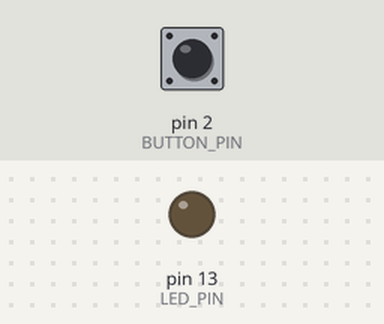
Simulated run of this sketch. Board: Arduino Uno, built with avr-gcc and run on an emulated ATmega328P. Parts: output pins drawn as LEDs (lit = HIGH). Dashed ring = blinking. Inputs (shaded band) come from the test bench; at power-on: pin 2 (BUTTON_PIN) HIGH.

Above: at 1.2 s.
1.3 s: pin 2 (BUTTON_PIN) pulled LOW for 1 s
At 3.2 s:
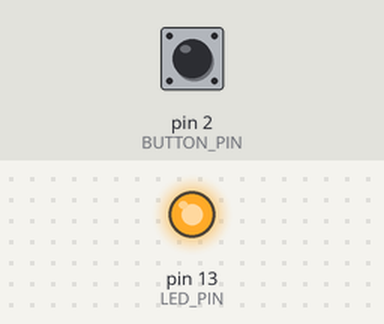
3.8 s: pin 2 (BUTTON_PIN) pulled LOW for 0.15 s
At 4.5 s:
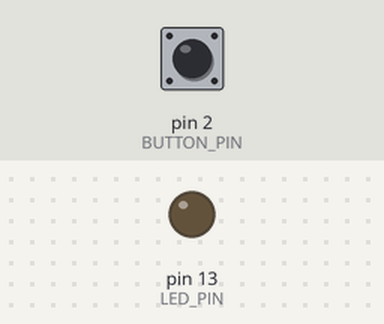
5.4 s: pin 2 (BUTTON_PIN) pulled LOW for 3.2 s
At 5.5 s:
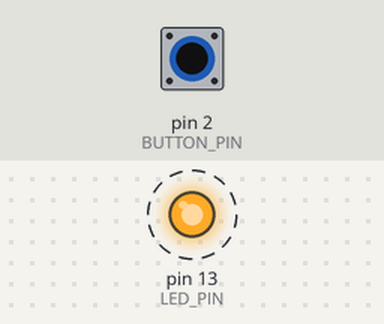
Timing chart, 0 to 9.9 s (numbered marks = the images above; inputs shaded):
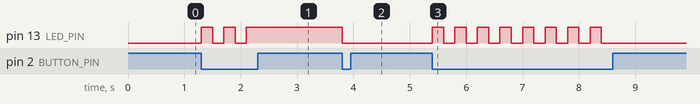

Measured:
- after the input at 1.3 s, pin 13 (LED_PIN): alternates HIGH for 0.20 s and LOW for 0.20 s, 5 changes in all, then stays HIGH, starting at once
- after the input at 3.8 s, pin 13 (LED_PIN): HIGH → LOW at once
- after the input at 5.4 s, pin 13 (LED_PIN): alternates HIGH for 0.20 s and LOW for 0.20 s, 16 changes in all, then stays LOW, starting at once

The sketch:

ButtonLED_Control.ino
```cpp
const int BUTTON_PIN = 2;  // Pin connected to the push button
const int LED_PIN = 13;    // Pin connected to the LED

bool ledState = false;     // Current state of the LED

void setup() {
  pinMode(BUTTON_PIN, INPUT_PULLUP);  // Set the button pin as input with internal pull-up resistor
  pinMode(LED_PIN, OUTPUT);            // Set the LED pin as output
}

void loop() {
  if (digitalRead(BUTTON_PIN) == LOW) {
    // Button is pressed
    ledState = !ledState;       // Toggle the LED state
    digitalWrite(LED_PIN, ledState);  // Update the LED state
    delay(200);                 // Debounce delay
  }
}
```
